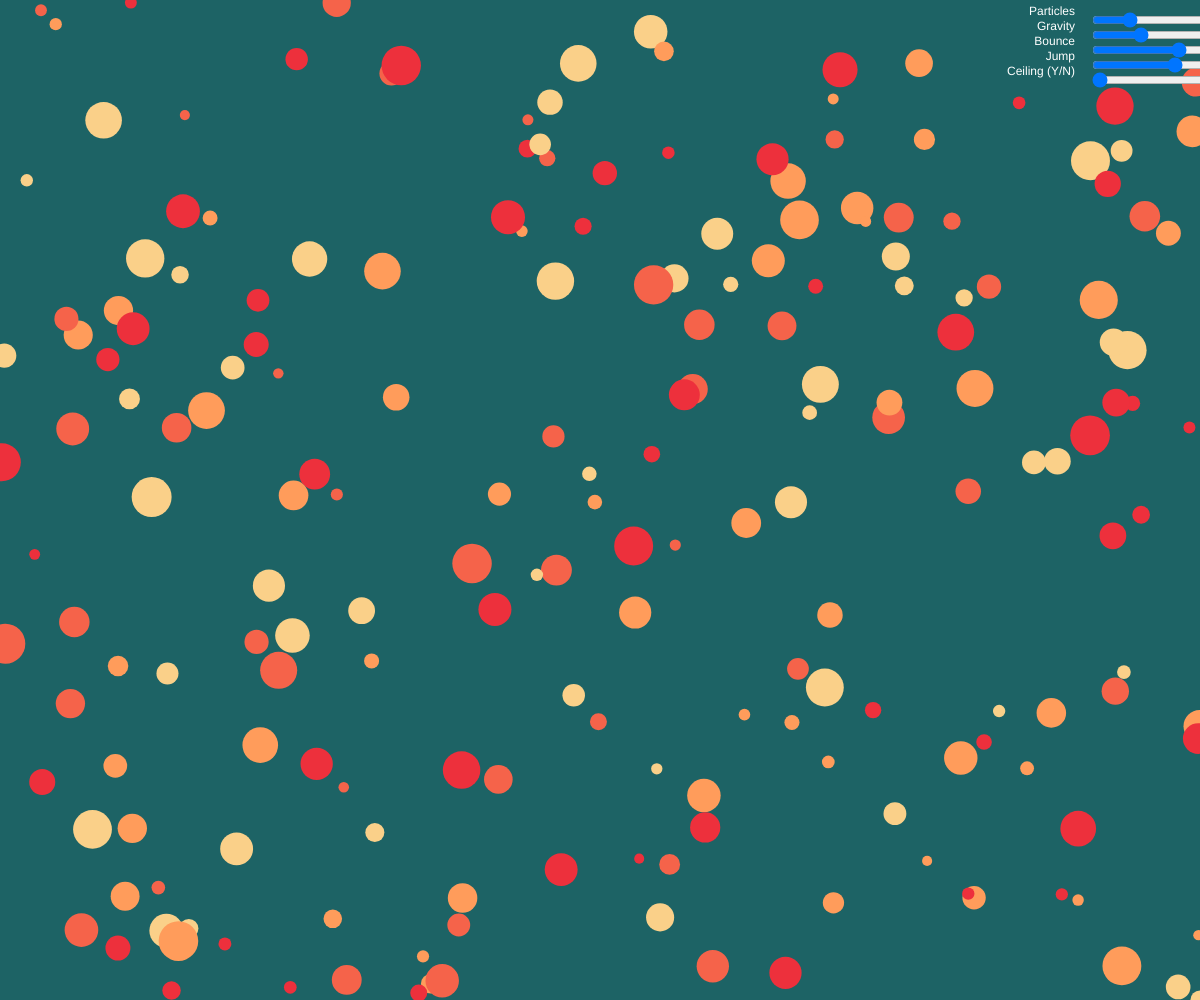
Frame 1 (no input)
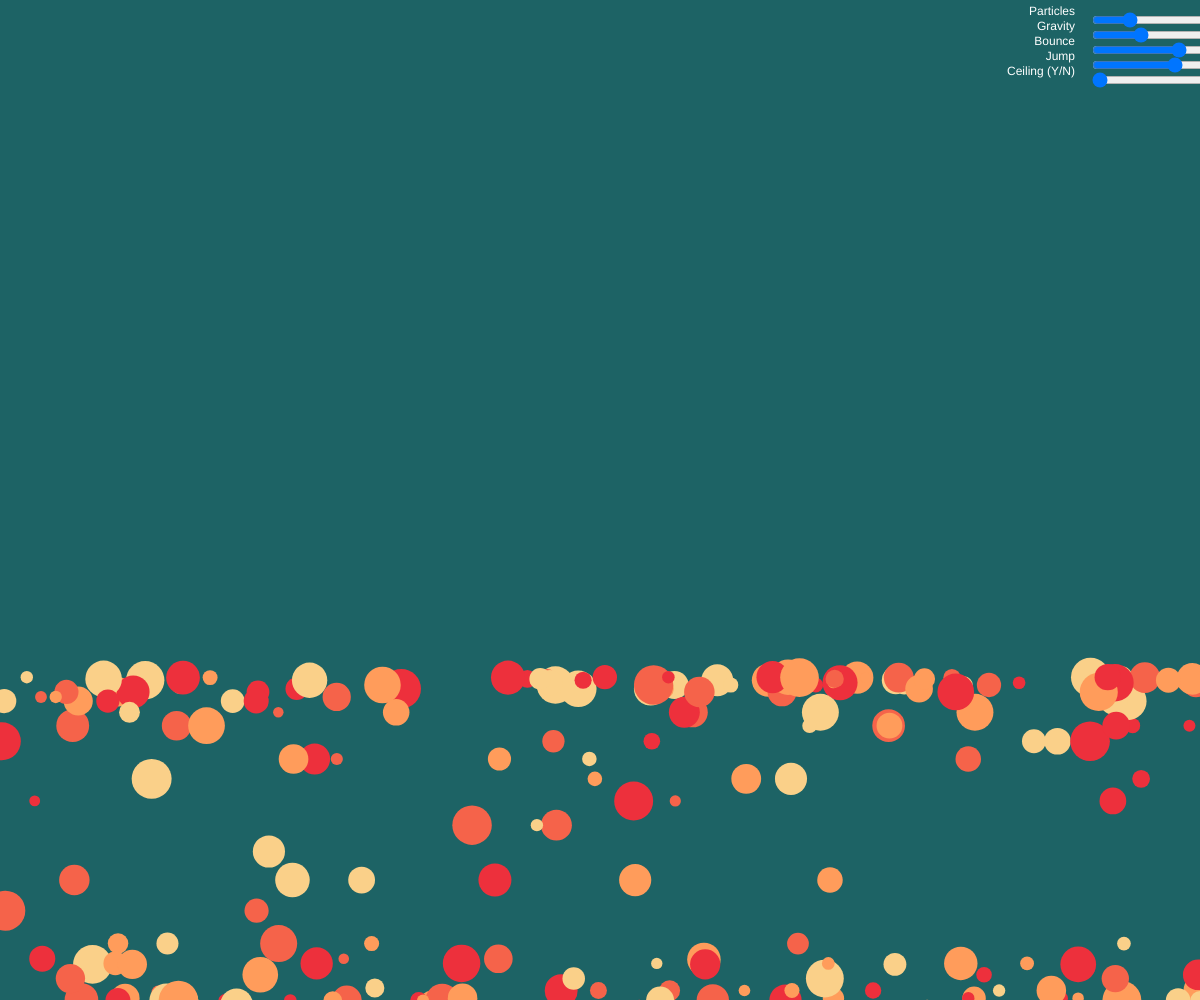
Frame 60 (no input)
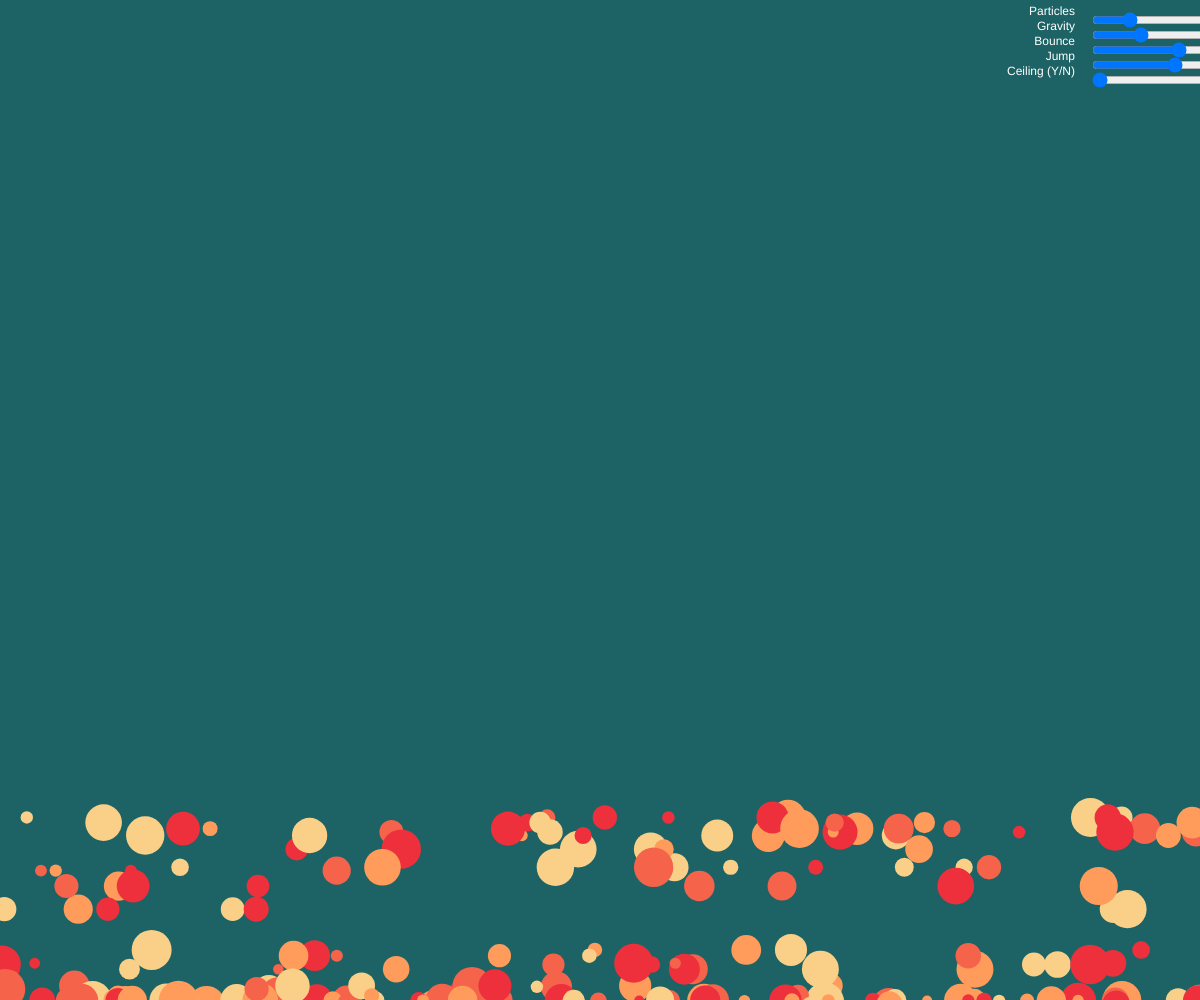
Frame 120 (the mouse pressed at the canvas centre since frame 60)

The p5.js sketch that drew these frames (run headless with seeded random() and noise() and a simulated clock; from frame 60 on, the mouse is pressed at the canvas centre):

// p5.js sketch
// ── sketch.js
var oSize;
var balls = [];
var p = false;
var gui;
var edit = {
   NB: 200,
   GR: 0.9,
   BO: 0.7,
   JP: 30,
   RF: 0
};
var sliderNB, sliderGR, sliderBO, sliderJP, radioRF;

function setup() {
   c = createCanvas(windowWidth, windowHeight);

   oSize = createVector(windowWidth, windowHeight);
   for (var a = 0; a < edit.NB; a++) {
      balls[a] = new Ball();
   }

   sliderNB = createSlider(0, 750, 200);
   sliderNB.position(width - 110, 10);

   sliderGR = createSlider(0, 2.5, 0.9, 0.05);
   sliderGR.position(width - 110, 25);

   sliderBO = createSlider(0, 1, 0.7, 0.05);
   sliderBO.position(width - 110, 40);

   sliderJP = createSlider(0, 60, 40, 1);
   sliderJP.position(width - 110, 55);

   sliderRF = createSlider(0, 1, 0, 1);
   sliderRF.position(width - 110, 70);
}

function draw() {
   //background(52,56,56);
   background(29, 99, 101);

   textSize(12);
   fill(255);
   noStroke();
   textAlign(RIGHT, TOP);

   edit.NB = sliderNB.value();
   edit.GR = sliderGR.value();
   edit.BO = sliderBO.value();
   edit.JP = sliderJP.value();
   edit.RF = sliderRF.value();

   text("Particles", width - 125, 6);
   text("Gravity", width - 125, 21);
   text("Bounce", width - 125, 36);
   text("Jump", width - 125, 51);
   text("Ceiling (Y/N)", width - 125, 66);

   for (var a = 0; a < balls.length; a++) {
      var gravity = createVector(0, edit.GR * balls[a].mass);

      var drag = balls[a].vel.copy();
      drag.normalize();
      var speed = balls[a].vel.mag();
      drag.mult(-0.018 * speed * speed);

      balls[a].applyForce(gravity);
      //balls[a].applyForce(drag);

      balls[a].checkEdges();
      balls[a].update();
      balls[a].show();
   }
}

function Ball() {
   this.pos = createVector(random(0, width), random(0, height));
   this.acc = createVector(0, 0);
   this.vel = createVector(0, 0);
   this.d = random(10, 40);
   this.mass = this.d * 0.5;
   this.col = floor(random(0, 4));

   this.update = function () {
      this.vel.add(this.acc);
      this.pos.add(this.vel);
      this.acc.mult(0);
   };

   this.applyForce = function (f) {
      this.force = f;
      this.acc.add(this.force.div(this.mass));
   };

   this.checkEdges = function () {
      if (this.pos.x > width) {
         this.pos.x = width;
         this.vel.x *= edit.BO * -1;
      } else if (this.pos.x < 0) {
         this.vel.x *= edit.BO * -1;
         this.pos.x = 0;
      }
      if (this.pos.y > height) {
         this.vel.y *= edit.BO * -1;
         this.pos.y = height;
      }
      if (edit.RF) {
         if (this.pos.y < 0) {
            this.vel.y *= edit.BO * -1;
            this.pos.y = 0;
         }
      }
   };

   this.show = function () {
      /*switch (this.col) {
        case 0:
          fill(0,95,107);
          break;
        case 1:
          fill(0,140,158);
          break;
        case 2:
          fill(0,180,204);
          break;
        case 3:
          fill(0,223,252);
          break;
      }*/
      switch (this.col) {
         case 0:
            fill(250, 208, 137);
            break;
         case 1:
            fill(255, 156, 91);
            break;
         case 2:
            fill(245, 99, 74);
            break;
         case 3:
            fill(237, 48, 60);
            break;
      }
      noStroke();
      ellipse(this.pos.x, this.pos.y, this.d, this.d);
   };

   this.jump = function () {
      this.vel.x += random(-3, 3);
      this.vel.y += random(0.5, edit.JP);
   };
}

function keyPressed() {
   if (key == " ") {
      balls.length = 0;
      for (var a = 0; a < edit.NB; a++) {
         balls[a] = new Ball();
      }
   }
   if (keyCode == UP_ARROW) {
      for (var a = 0; a < balls.length; a++) {
         balls[a].jump();
      }
   }
}
